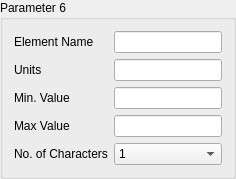
        <widget class="QGroupBox" name="groupBox_6">
         <property name="title">
          <string>Parameter 6</string>
         </property>
         <layout class="QFormLayout" name="formLayout_6">
          <item row="0" column="0">
           <widget class="QLabel" name="label_33">
            <property name="text">
             <string>Element Name</string>
            </property>
           </widget>
          </item>
          <item row="0" column="1">
           <widget class="QLineEdit" name="lineEdit_24"/>
          </item>
          <item row="1" column="0">
           <widget class="QLabel" name="label_31">
            <property name="text">
             <string>Units</string>
            </property>
           </widget>
          </item>
          <item row="1" column="1">
           <widget class="QLineEdit" name="lineEdit_21"/>
          </item>
          <item row="2" column="0">
           <widget class="QLabel" name="label_35">
            <property name="text">
             <string>Min. Value</string>
            </property>
           </widget>
          </item>
          <item row="2" column="1">
           <widget class="QLineEdit" name="lineEdit_23"/>
          </item>
          <item row="3" column="0">
           <widget class="QLabel" name="label_34">
            <property name="text">
             <string>Max Value</string>
            </property>
           </widget>
          </item>
          <item row="3" column="1">
           <widget class="QLineEdit" name="lineEdit_22"/>
          </item>
          <item row="4" column="0">
           <widget class="QLabel" name="label_32">
            <property name="text">
             <string>No. of Characters</string>
            </property>
           </widget>
          </item>
          <item row="4" column="1">
           <widget class="QComboBox" name="comboBox_6">
            <item>
             <property name="text">
              <string>1</string>
             </property>
            </item>
            <item>
             <property name="text">
              <string>2</string>
             </property>
            </item>
            <item>
             <property name="text">
              <string>3</string>
             </property>
            </item>
            <item>
             <property name="text">
              <string>4</string>
             </property>
            </item>
            <item>
             <property name="text">
              <string>5</string>
             </property>
            </item>
            <item>
             <property name="text">
              <string>6</string>
             </property>
            </item>
            <item>
             <property name="text">
              <string>7</string>
             </property>
            </item>
            <item>
             <property name="text">
              <string>8</string>
             </property>
            </item>
            <item>
             <property name="text">
              <string>9</string>
             </property>
            </item>
            <item>
             <property name="text">
              <string>10</string>
             </property>
            </item>
            <item>
             <property name="text">
              <string>11</string>
             </property>
            </item>
            <item>
             <property name="text">
              <string>12</string>
             </property>
            </item>
            <item>
             <property name="text">
              <string>13</string>
             </property>
            </item>
            <item>
             <property name="text">
              <string>14</string>
             </property>
            </item>
            <item>
             <property name="text">
              <string>15</string>
             </property>
            </item>
            <item>
             <property name="text">
              <string>16</string>
             </property>
            </item>
            <item>
             <property name="text">
              <string>17</string>
             </property>
            </item>
            <item>
             <property name="text">
              <string>18</string>
             </property>
            </item>
            <item>
             <property name="text">
              <string>19</string>
             </property>
            </item>
            <item>
             <property name="text">
              <string>20</string>
             </property>
            </item>
            <item>
             <property name="text">
              <string>21</string>
             </property>
            </item>
            <item>
             <property name="text">
              <string>22</string>
             </property>
            </item>
            <item>
             <property name="text">
              <string>23</string>
             </property>
            </item>
            <item>
             <property name="text">
              <string>24</string>
             </property>
            </item>
            <item>
             <property name="text">
              <string>25</string>
             </property>
            </item>
            <item>
             <property name="text">
              <string>26</string>
             </property>
            </item>
            <item>
             <property name="text">
              <string>27</string>
             </property>
            </item>
            <item>
             <property name="text">
              <string>28</string>
             </property>
            </item>
            <item>
             <property name="text">
              <string>29</string>
             </property>
            </item>
            <item>
             <property name="text">
              <string>30</string>
             </property>
            </item>
           </widget>
          </item>
         </layout>
        </widget>
